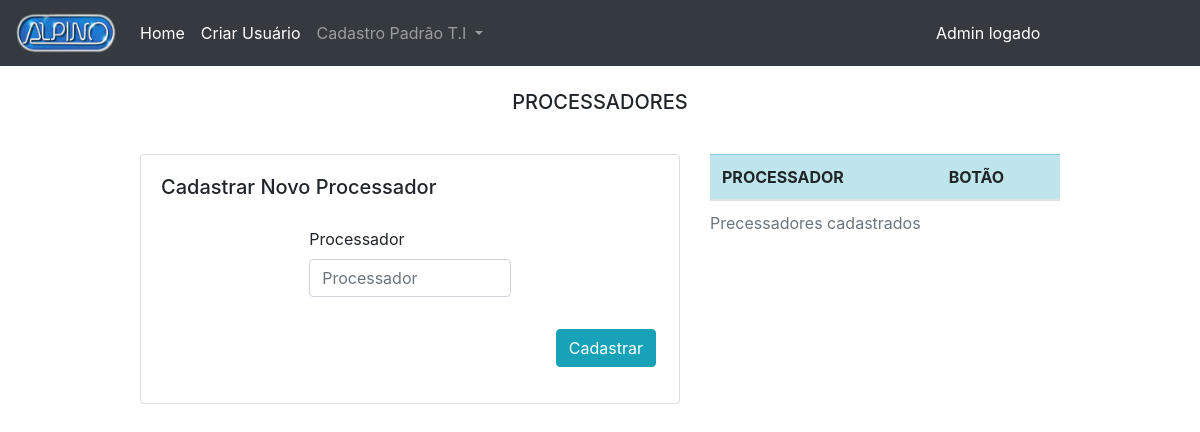
The page /public/pags/admin/registerStandard/registerProcessador.php on the database as committed earlier.
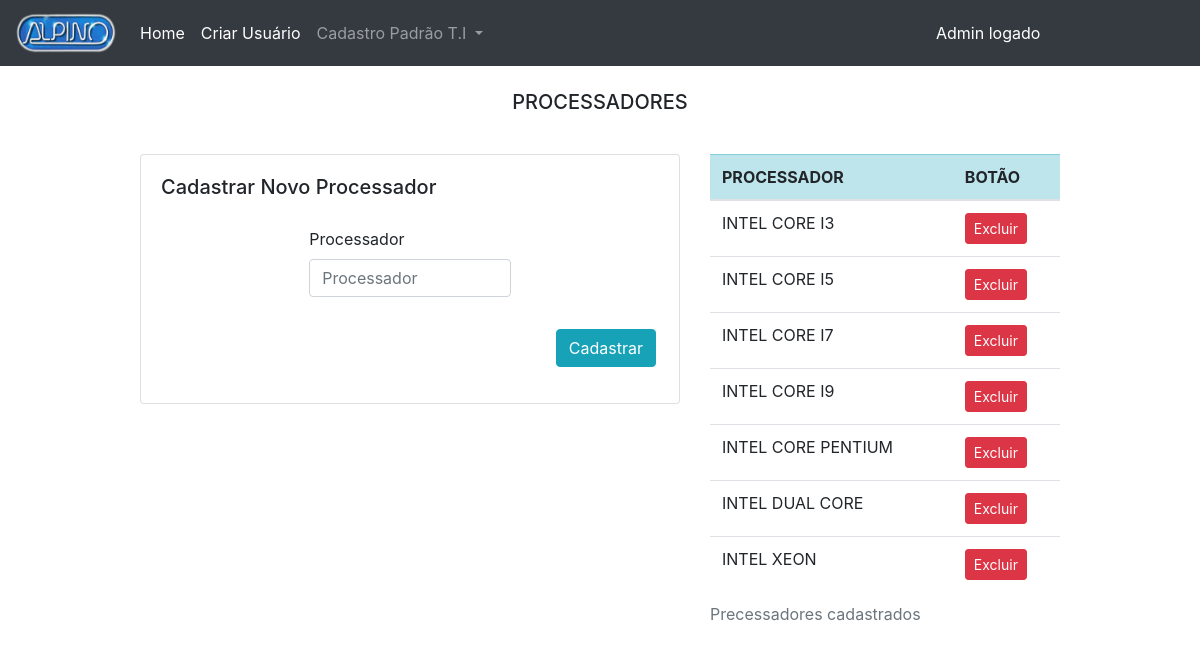
The same page on the database as committed later.
### tables this page shows
CREATE TABLE `processador` (
  `id` int(10) UNSIGNED NOT NULL,
  `processador` varchar(45) NOT NULL
);

### public/pags/admin/registerStandard/registerProcessador.php (the view, shortened to what this page needs)
<?php
    include_once("../../../../src/config/conexaodb.php");
    $coleta = mysqli_query($conn, "SELECT * FROM processador order by processador asc");
?>
<html lang="pt-br">
<head>
    <link rel="stylesheet" href="../../../../node_modules/bootstrap/dist/css/bootstrap.css">
</head>
<body>
    <?php
        include_once '../include/nav_register.php';
    ?>
    <div class="container">
        <div class="row">
            <div class="col">
                <div class="py-3 text-center">
                    <h5 class="display-5 m-2">PROCESSADORES</h5>
                </div>
            </div>
        </div>
        <div class="row justify-content-center">
            <div class="col-md-6">
                <div class="py-3">
                    <div class="card">
                        <div class="card-body">
                            <h5 class="card-title">Cadastrar Novo Processador</h5>
                            <div class="row">
                                <div class="col">
                                    <form action="../../../../src/db/admin/processador/insert.php" method="POST">
                                        <div class="form-row justify-content-center">
                                            <div class="form-group col-md-5">
                                                <label for="inputProcessador" class="pt-3">Processador</label>
                                                <input type="text" name="inputProcessador" class="form-control" placeholder="Processador">
                                            </div>
                                        </div>
                                        <div class="pt-3">
                                            <div class="form-row justify-content-end">
                                                <button type="submit" class="btn btn-info mr-2">Cadastrar</button>
                                            </div>
                                        </div>
                                    </form>
                                </div>
                            </div>
                        </div>
                    </div>
                </div>
            </div>
            <div class="col-md-4">
                <div class="py-3">
                    <table class="table">
                        <caption>Precessadores cadastrados</caption>
                        <thead>
                            <tr class="table-info">
                                <th scope="col">PROCESSADOR</th>
                                <th scope="col">BOTÃO</th>
                            </tr>
                        </thead>
                        <tbody>
                            <?php while($linha = mysqli_fetch_assoc($coleta)) { ?>
                            <tr>
                                <td>
                                    <?php echo $linha['processador']; ?>
                                </td>
                                <td>
                                    <a href="../../../../src/db/admin/processador/delete.php?id=<?php echo $linha['id']; ?>">
                                        <button type="button" class="btn btn-danger btn-sm">Excluir</button>
                                    </a>
                                </td>
                            </tr>
                            <?php } ?>
                        </tbody>
                    </table>
                </div>
            </div>
        </div>
    </div>
</body>
</html>

Rows that differ between the two databases and show on the page:
added processador: processador "INTEL CORE I3"
added processador: processador "INTEL CORE I5"
added processador: processador "INTEL CORE I7"
added processador: processador "INTEL CORE I9"
added processador: processador "INTEL CORE PENTIUM"
added processador: processador "INTEL DUAL CORE"
added processador: processador "INTEL XEON"
